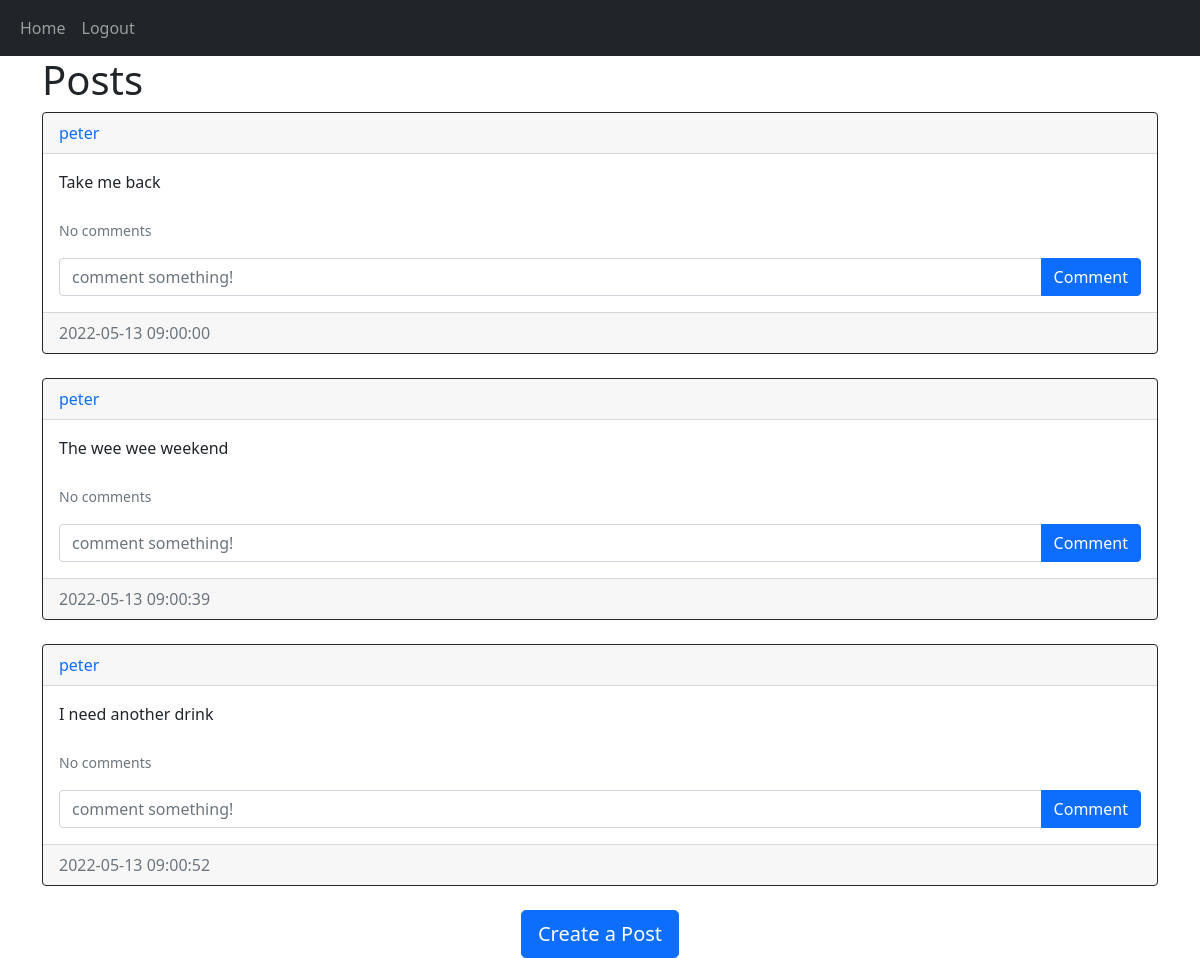
The page /home (signed in) on the database as committed earlier.
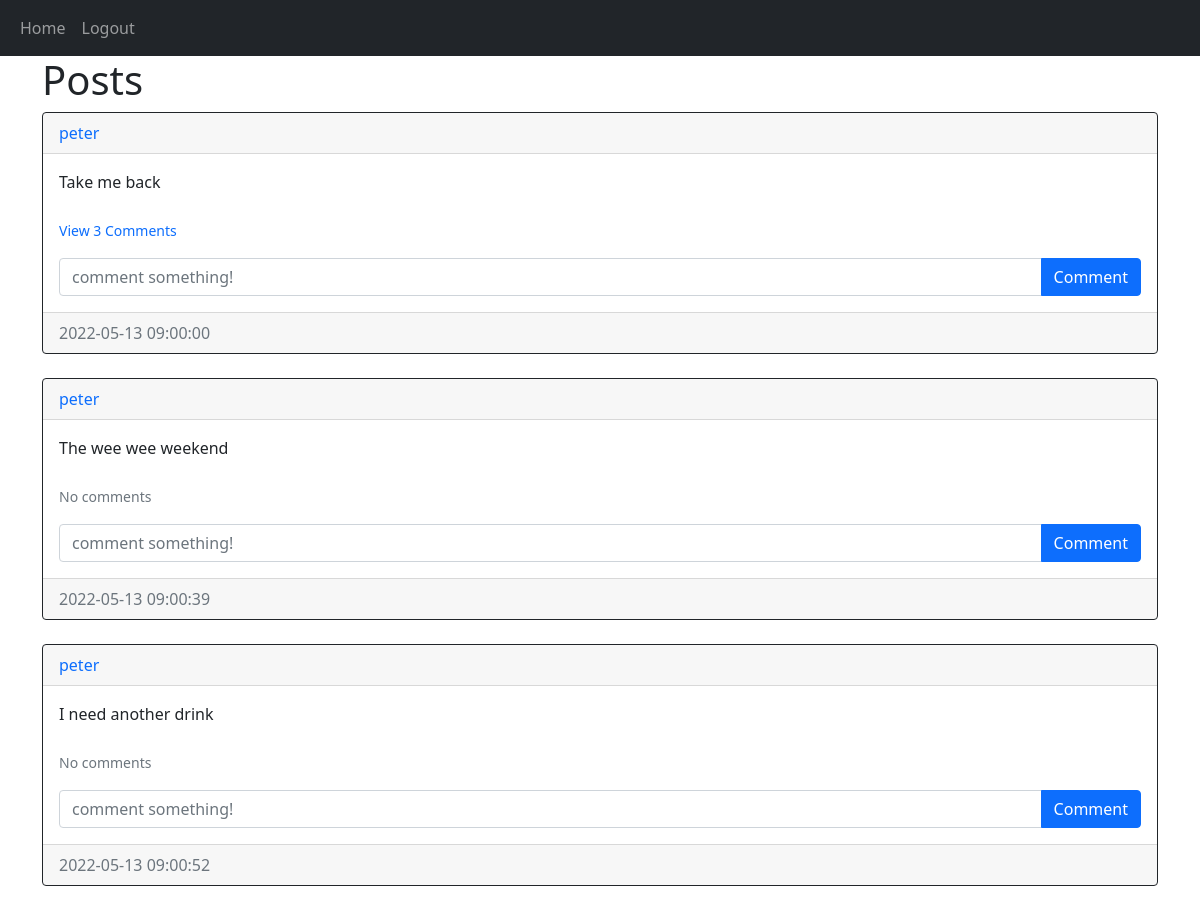
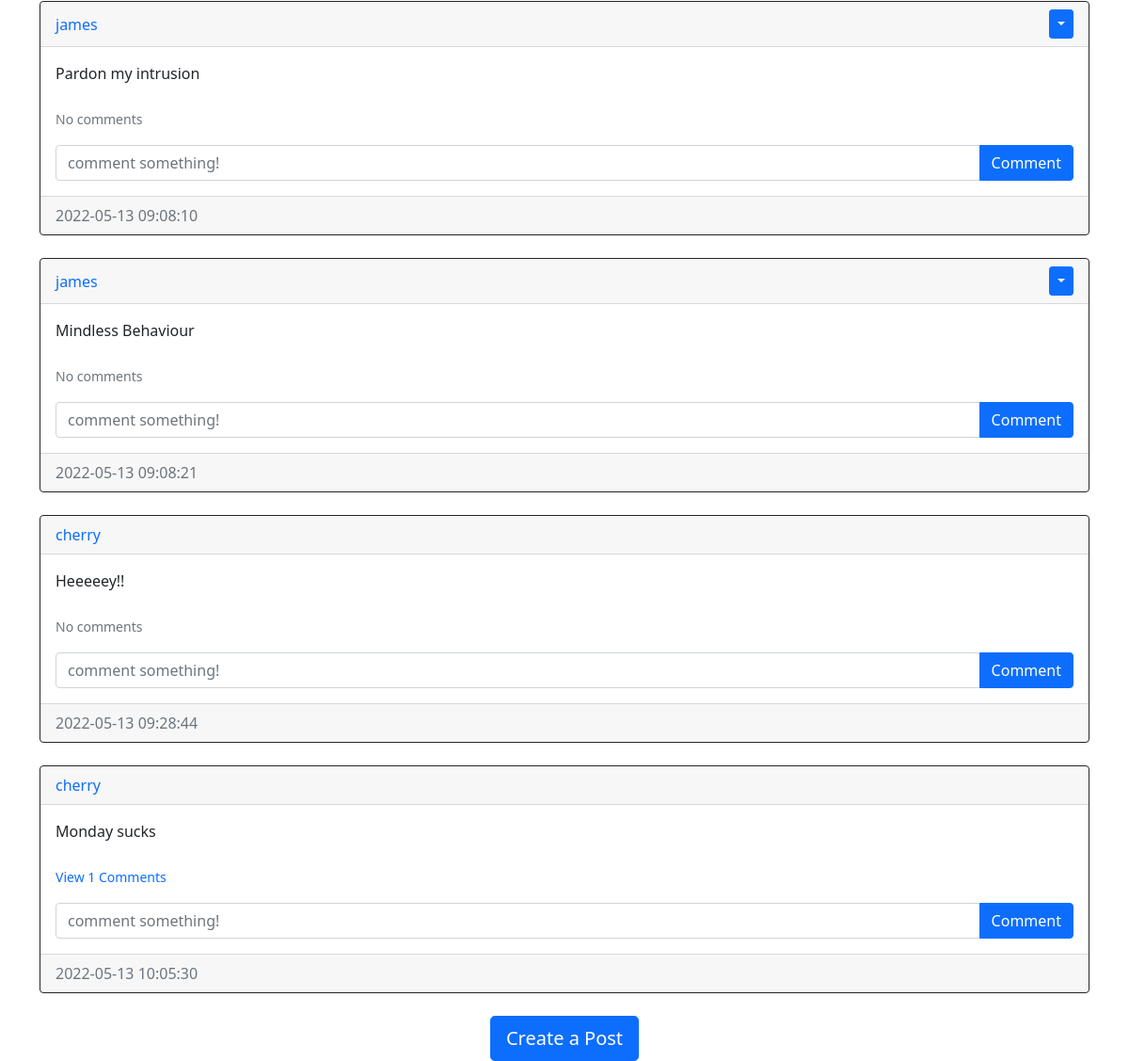
The same page on the database as committed later (2 pictures, top to bottom).
### website/models/posts.py (models this page shows)
class Post(db.Model):
    id = db.Column(db.Integer, primary_key = True)
    text = db.Column(db.Text, nullable = False)
    date_created = db.Column(db.DateTime (timezone = True), default = func.now())
    author = db.Column(db.Integer, db.ForeignKey('user.id', ondelete = 'CASCADE'), nullable= False)
    comments = db.relationship('Comment', backref = 'post', passive_deletes = True)

### website/models/user.py (models this page shows)
class User(db.Model, UserMixin):
    id = db.Column(db.Integer, primary_key = True)
    email = db.Column(db.String(150), unique = True)
    username = db.Column(db.String(150), unique = True)
    password = db.Column(db.String(150))
    date_created = db.Column(db.DateTime (timezone = True), default = func.now())
    posts = db.relationship('Post', backref = 'user', passive_deletes = True)
    comments = db.relationship('Comment', backref = 'user', passive_deletes = True)

### website/views.py (the view)
@views.route('/')
@views.route('/home')
@login_required
def home():
    posts = Post.query.all()
    return render_template('home.html', user = current_user, posts = posts)

### website/__init__.py (called while the page is built)
def create_app():
    app = Flask(__name__)
    app.config['SECRET_KEY'] = '3456789032072dsjhe$@!@*hnui12'
    app.config['SQLALCHEMY_DATABASE_URI'] = f'sqlite:///{DB_NAME}'
    app.config['SQLALCHEMY_TRACK_MODIFICATIONS'] = False
    db.init_app(app)
    app.register_blueprint(views, url_prefix = '/')
    app.register_blueprint(auth, url_prefix = '/')
    create_database(app)
    login_manager = LoginManager()
    login_manager.login_view = 'auth.login'
    login_manager.init_app(app)
    @login_manager.user_loader
    def load_user(id):
       return User.query.get(int(id))
    return app

### website/templates/home.html (shortened to what this page needs)
{% extends 'posts_div.html' %}

### website/templates/posts_div.html (shortened to what this page needs)
{% extends 'base.html' %}
{% block content %}
<h1 align="'center">{% block header %}Posts{% endblock %}</h1>
<div id="posts">
    {% for post in posts %}
    <div class="card border-dark">
        <div class="card-header d-flex justify-content-between align-items-center">
            <a href="/posts/{{post.user.username}}" style="text-decoration: none;">{{post.user.username}}</a>
            {% if user.id == post.author %}
            <div class="btn-group">
                <button type="button" class="btn btn-sm btn-primary dropdown-toggle" data-bs-toggle = "dropdown"></button>
            </div>
            {% endif %}
        </div>
        <div class="card-body">
            <div class="card-text">{{post.text}}</div>
            <br/>
            <p class="card-text">
                {% if post.comments|length > 0 %}
                <a href="#comments-{{post.id}}" data-bs-toggle="collapse" role="button" style="text-decoration: none;">
                <small>View {{post.comments|length}} Comments</small>
                </a>
                {% else %}
                <small class="text-muted">No comments</small>
                {% endif %}
            </p>
            <form action="/create_comment/{{post.id}}" method = 'POST' class="input-group mb3">
                <input type="text" name="text" id="text" class="form-control" placeholder="comment something!" />
                <button type="submit" class="btn btn-primary">Comment</button>
            </form>
        </div>
        <div class="card-footer text-muted">{{post.date_created}}</div>
    </div>
    <br/>
    {% endfor %}
    </div>
    {% block footer %}
    <div align = 'center'>
        <a href="/create_post">
            <button class="btn btn-primary btn-lg">
            Create a Post
            </button>
        </a>
    </div>
{% endblock %}
{% endblock %}

Rows that differ between the two databases and show on the page:
shown differently, row unchanged: Post "Take me back": comments|length (not shown) → "3"; text "No comments" → "View Comments"
added Post: user.username "james", text "Pardon my intrusion", shows "No comments", date_created "2022-05-13 09:08:10"
added Post: user.username "james", text "Mindless Behaviour", shows "No comments", date_created "2022-05-13 09:08:21"
added Post: user.username "cherry", text "Heeeeey!!", shows "No comments", date_created "2022-05-13 09:28:44"
added Post: user.username "cherry", text "Monday sucks", comments|length "1", date_created "2022-05-13 10:05:30"
